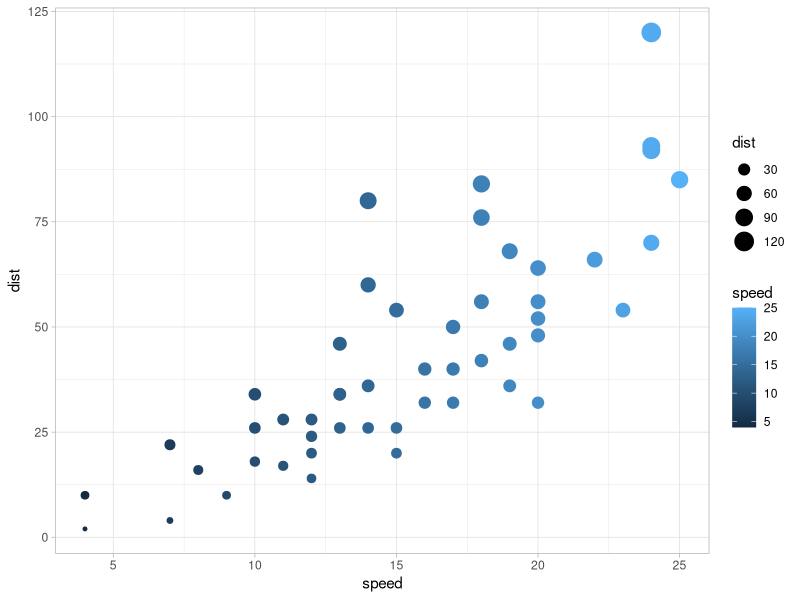
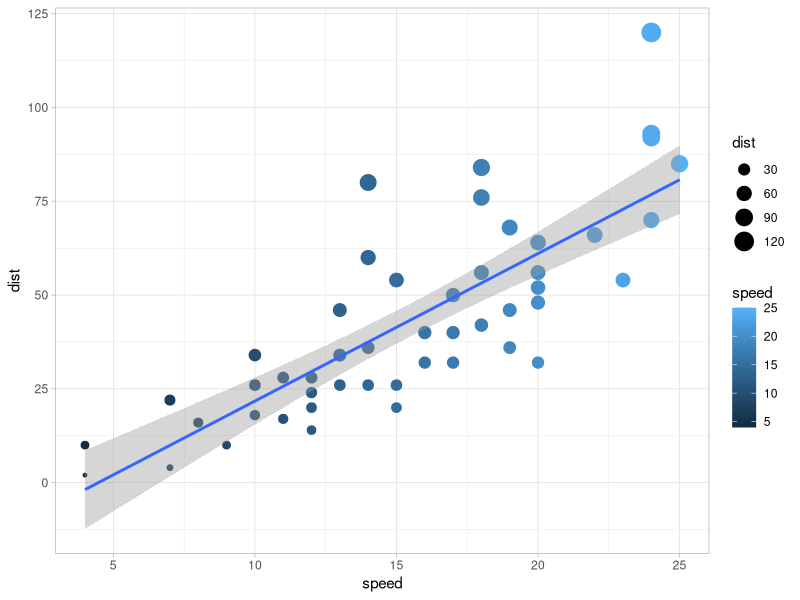

These figures' R source, in order:
## ---- chunk 1
knitr::opts_chunk$set(echo = TRUE)
## ---- chunk 2
summary(cars)
## ---- chunk 3
library(ggplot2)

theme_set(theme_light())
cars_plot <- ggplot(cars, aes(x=speed, y=dist)) +
  geom_point(aes(color=speed, size=dist))
print(cars_plot)
## ---- chunk 4
cars_plot + geom_smooth(method = "lm", formula = y ~ x)
